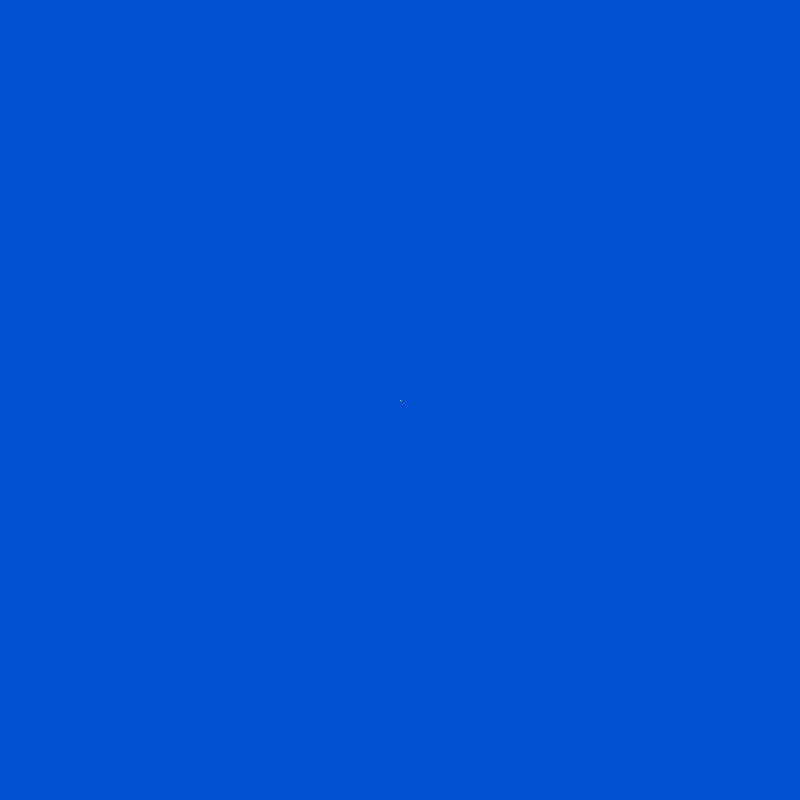
Frame 1 (no input)
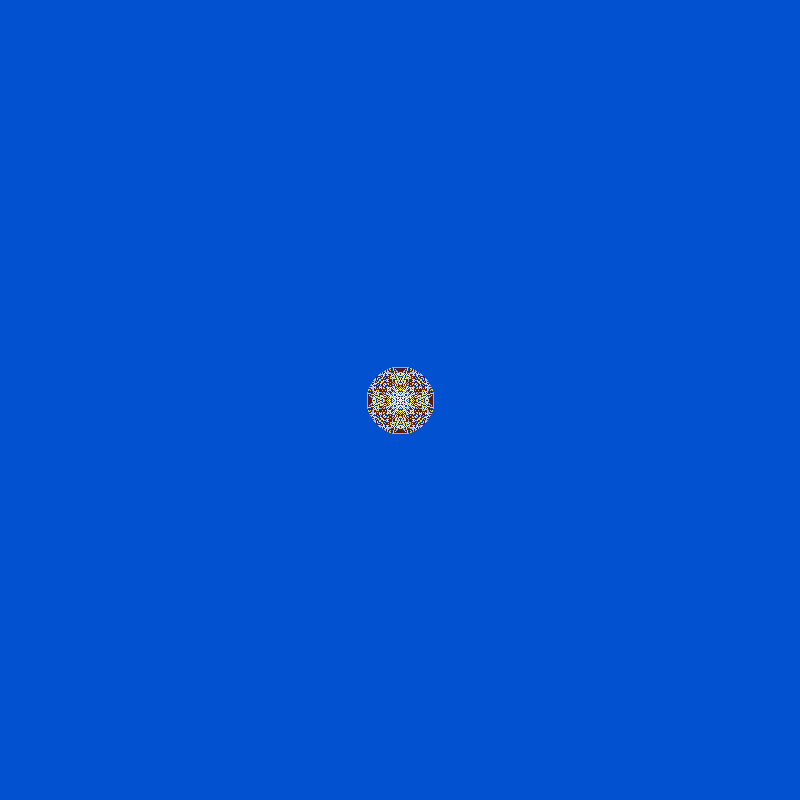
Frame 60 (the mouse pressed at the canvas centre just before this capture)
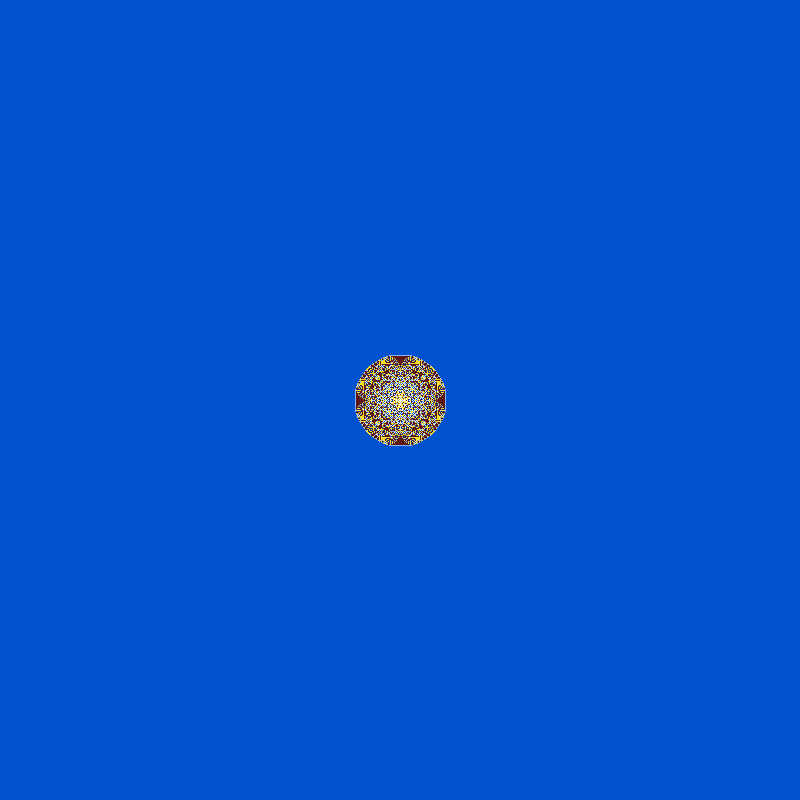
Frame 120 (the mouse held since frame 60 and released just before this capture)

The Processing sketch that drew these frames (run headless with seeded random() and noise(); from frame 60 on, the mouse is pressed at the canvas centre):

// Processing sketch: Sandpiles
// ── Sandpiles.pde
int[][] sandpile;



void setup(){
  size(800,800);
  sandpile = new int[width][height];
  //where the sand is dropped
  sandpile[width/2][height/2] = 1000000;
}

void topple(){
  int[][] nextPiles = new int[width][height];
  for(int x = 0; x < width; x++){
    for(int y = 0; y < height; y++){
      int num = sandpile[x][y];
      //copy over the piles that dont need to be toppled
      if(num < 4){
        nextPiles[x][y] = sandpile[x][y];
      }
    }
  }
  
  for(int x = 0; x < width; x++){
    for(int y = 0; y < height; y++){
      int num = sandpile[x][y];
      if(num >= 4){
        //remove sand from the piles that have too much and redistibute to its neighbors
        nextPiles[x][y] += (num-4);
        if(x+1 < width){
          nextPiles[x+1][y]++;
        }
        if(x-1 >= 0){
          nextPiles[x-1][y]++;
        }
        if(y+1 < height){
          nextPiles[x][y+1]++;
        }
        if(y-1 >= 0){
           nextPiles[x][y-1]++;
        }
      }  
    }
  }
  sandpile = nextPiles;
}

void draw(){
  //frameRate(24);
  render();
  //call the topple function multiple times per frame
  for(int i = 0; i < 100; i++){
    topple();
  }
  
  
}

void render(){
  loadPixels();
  for(int x = 0; x < width; x++){
    for(int y = 0; y < height; y++){
      //loop though the entire array
      color col;
      int num = sandpile[x][y];
      //color scheme
        switch(num) {
          case 0:
            col = color(2,81,209);
            break;
          case 1:
            col = color(140,180,245);
            break;
          case 2:
            col = color(245,225,44);
            break;
          case 3:
            col = color(94,23,18);
            break;
          default:
            // do nothing
            col = color(255);
        }
      pixels[x+y*width] = col;
    }
  }
  
  updatePixels();
  
}
